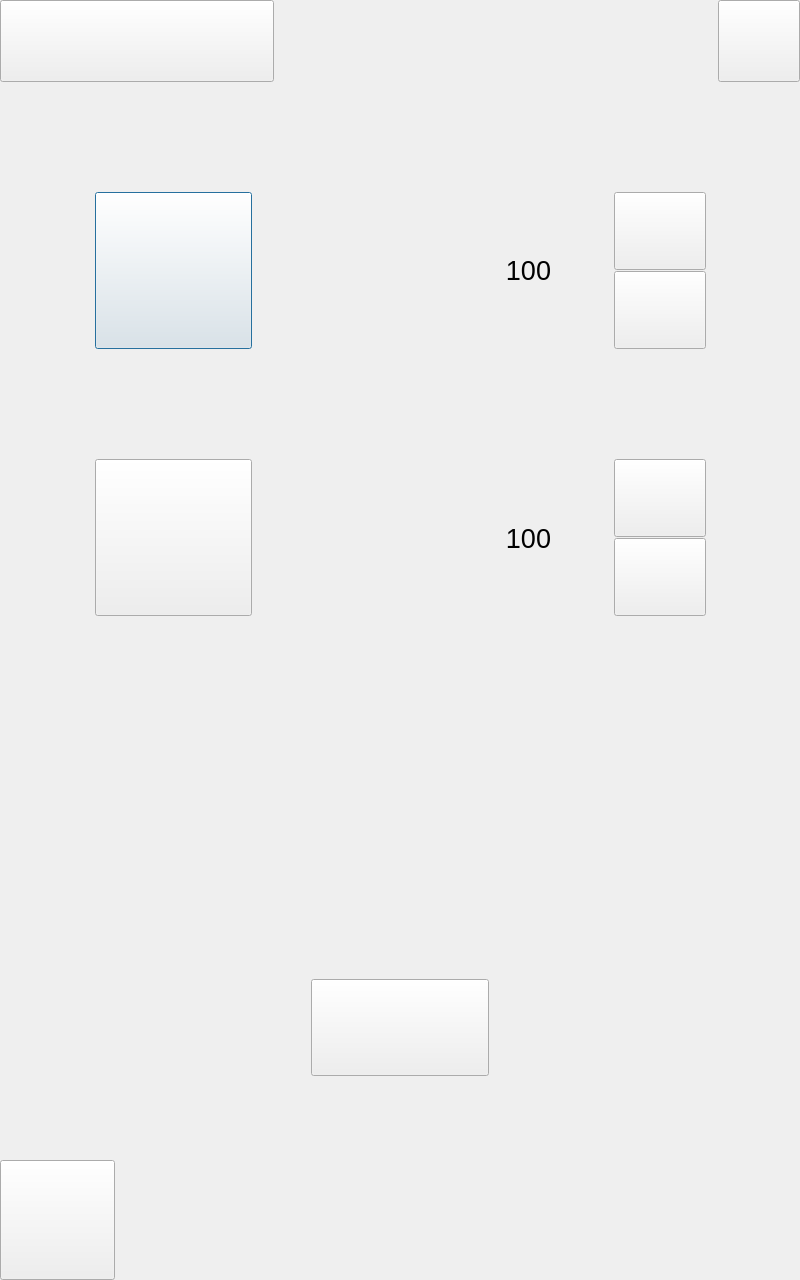
<?xml version="1.0" encoding="UTF-8"?>
<ui version="4.0">
 <class>DlgClean</class>
 <widget class="QDialog" name="DlgClean">
  <property name="geometry">
   <rect>
    <x>0</x>
    <y>0</y>
    <width>800</width>
    <height>1280</height>
   </rect>
  </property>
  <property name="windowTitle">
   <string>Dialog</string>
  </property>
  <widget class="QPushButton" name="pbWash">
   <property name="geometry">
    <rect>
     <x>95</x>
     <y>192</y>
     <width>157</width>
     <height>157</height>
    </rect>
   </property>
   <property name="text">
    <string/>
   </property>
  </widget>
  <widget class="QPushButton" name="pbClean">
   <property name="geometry">
    <rect>
     <x>95</x>
     <y>459</y>
     <width>157</width>
     <height>157</height>
    </rect>
   </property>
   <property name="text">
    <string/>
   </property>
  </widget>
  <widget class="QPushButton" name="pbStop">
   <property name="geometry">
    <rect>
     <x>311</x>
     <y>979</y>
     <width>178</width>
     <height>97</height>
    </rect>
   </property>
   <property name="text">
    <string/>
   </property>
  </widget>
  <widget class="QPushButton" name="pbUp">
   <property name="geometry">
    <rect>
     <x>614</x>
     <y>192</y>
     <width>92</width>
     <height>78</height>
    </rect>
   </property>
   <property name="text">
    <string/>
   </property>
  </widget>
  <widget class="QPushButton" name="pbDown">
   <property name="geometry">
    <rect>
     <x>614</x>
     <y>271</y>
     <width>92</width>
     <height>78</height>
    </rect>
   </property>
   <property name="text">
    <string/>
   </property>
  </widget>
  <widget class="QPushButton" name="pbInfo">
   <property name="geometry">
    <rect>
     <x>0</x>
     <y>1160</y>
     <width>115</width>
     <height>120</height>
    </rect>
   </property>
   <property name="text">
    <string/>
   </property>
  </widget>
  <widget class="QPushButton" name="pbHome">
   <property name="geometry">
    <rect>
     <x>718</x>
     <y>0</y>
     <width>82</width>
     <height>82</height>
    </rect>
   </property>
   <property name="text">
    <string/>
   </property>
  </widget>
  <widget class="QLabel" name="labTime">
   <property name="geometry">
    <rect>
     <x>563</x>
     <y>1180</y>
     <width>237</width>
     <height>38</height>
    </rect>
   </property>
   <property name="font">
    <font>
     <pointsize>20</pointsize>
    </font>
   </property>
   <property name="text">
    <string/>
   </property>
   <property name="alignment">
    <set>Qt::AlignCenter</set>
   </property>
  </widget>
  <widget class="QLabel" name="labDate">
   <property name="geometry">
    <rect>
     <x>563</x>
     <y>1225</y>
     <width>237</width>
     <height>38</height>
    </rect>
   </property>
   <property name="font">
    <font>
     <pointsize>20</pointsize>
    </font>
   </property>
   <property name="text">
    <string/>
   </property>
   <property name="alignment">
    <set>Qt::AlignCenter</set>
   </property>
  </widget>
  <widget class="QPushButton" name="pbTitle">
   <property name="geometry">
    <rect>
     <x>0</x>
     <y>0</y>
     <width>274</width>
     <height>82</height>
    </rect>
   </property>
   <property name="text">
    <string/>
   </property>
  </widget>
  <widget class="QLabel" name="tvTimes">
   <property name="geometry">
    <rect>
     <x>450</x>
     <y>242</y>
     <width>157</width>
     <height>57</height>
    </rect>
   </property>
   <property name="font">
    <font>
     <family>Arial</family>
     <pointsize>20</pointsize>
    </font>
   </property>
   <property name="text">
    <string>100</string>
   </property>
   <property name="alignment">
    <set>Qt::AlignCenter</set>
   </property>
  </widget>
  <widget class="QPushButton" name="pbDown2">
   <property name="geometry">
    <rect>
     <x>614</x>
     <y>538</y>
     <width>92</width>
     <height>78</height>
    </rect>
   </property>
   <property name="text">
    <string/>
   </property>
  </widget>
  <widget class="QLabel" name="tvTimes2">
   <property name="geometry">
    <rect>
     <x>450</x>
     <y>510</y>
     <width>157</width>
     <height>57</height>
    </rect>
   </property>
   <property name="font">
    <font>
     <family>Arial</family>
     <pointsize>20</pointsize>
    </font>
   </property>
   <property name="text">
    <string>100</string>
   </property>
   <property name="alignment">
    <set>Qt::AlignCenter</set>
   </property>
  </widget>
  <widget class="QPushButton" name="pbUp2">
   <property name="geometry">
    <rect>
     <x>614</x>
     <y>459</y>
     <width>92</width>
     <height>78</height>
    </rect>
   </property>
   <property name="text">
    <string/>
   </property>
  </widget>
  <widget class="wndProgress" name="widget" native="true">
   <property name="geometry">
    <rect>
     <x>40</x>
     <y>820</y>
     <width>720</width>
     <height>75</height>
    </rect>
   </property>
  </widget>
  <widget class="QLabel" name="txInfo">
   <property name="geometry">
    <rect>
     <x>40</x>
     <y>720</y>
     <width>720</width>
     <height>75</height>
    </rect>
   </property>
   <property name="font">
    <font>
     <family>Arial</family>
     <pointsize>14</pointsize>
    </font>
   </property>
   <property name="text">
    <string/>
   </property>
   <property name="alignment">
    <set>Qt::AlignCenter</set>
   </property>
  </widget>
 </widget>
 <customwidgets>
  <customwidget>
   <class>wndProgress</class>
   <extends>QWidget</extends>
   <header>wndprogress.h</header>
   <container>1</container>
  </customwidget>
 </customwidgets>
 <resources/>
 <connections/>
</ui>
